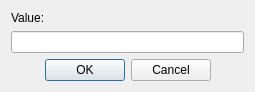
<?xml version="1.0" encoding="UTF-8"?>
<ui version="4.0">
 <class>UIHexInput</class>
 <widget class="QDialog" name="UIHexInput">
  <property name="geometry">
   <rect>
    <x>0</x>
    <y>0</y>
    <width>255</width>
    <height>86</height>
   </rect>
  </property>
  <property name="windowTitle">
   <string>Enter New Value</string>
  </property>
  <layout class="QVBoxLayout">
   <item>
    <widget class="QLabel" name="lInformations">
     <property name="text">
      <string>Value:</string>
     </property>
    </widget>
   </item>
   <item>
    <widget class="QLineEdit" name="leValue"/>
   </item>
   <item>
    <widget class="QDialogButtonBox" name="dbbButtons">
     <property name="orientation">
      <enum>Qt::Horizontal</enum>
     </property>
     <property name="standardButtons">
      <set>QDialogButtonBox::Cancel|QDialogButtonBox::Ok</set>
     </property>
     <property name="centerButtons">
      <bool>true</bool>
     </property>
    </widget>
   </item>
  </layout>
 </widget>
 <resources/>
 <connections>
  <connection>
   <sender>dbbButtons</sender>
   <signal>accepted()</signal>
   <receiver>UIHexInput</receiver>
   <slot>accept()</slot>
   <hints>
    <hint type="sourcelabel">
     <x>373</x>
     <y>399</y>
    </hint>
    <hint type="destinationlabel">
     <x>383</x>
     <y>403</y>
    </hint>
   </hints>
  </connection>
  <connection>
   <sender>dbbButtons</sender>
   <signal>rejected()</signal>
   <receiver>UIHexInput</receiver>
   <slot>reject()</slot>
   <hints>
    <hint type="sourcelabel">
     <x>59</x>
     <y>47</y>
    </hint>
    <hint type="destinationlabel">
     <x>63</x>
     <y>119</y>
    </hint>
   </hints>
  </connection>
 </connections>
</ui>
